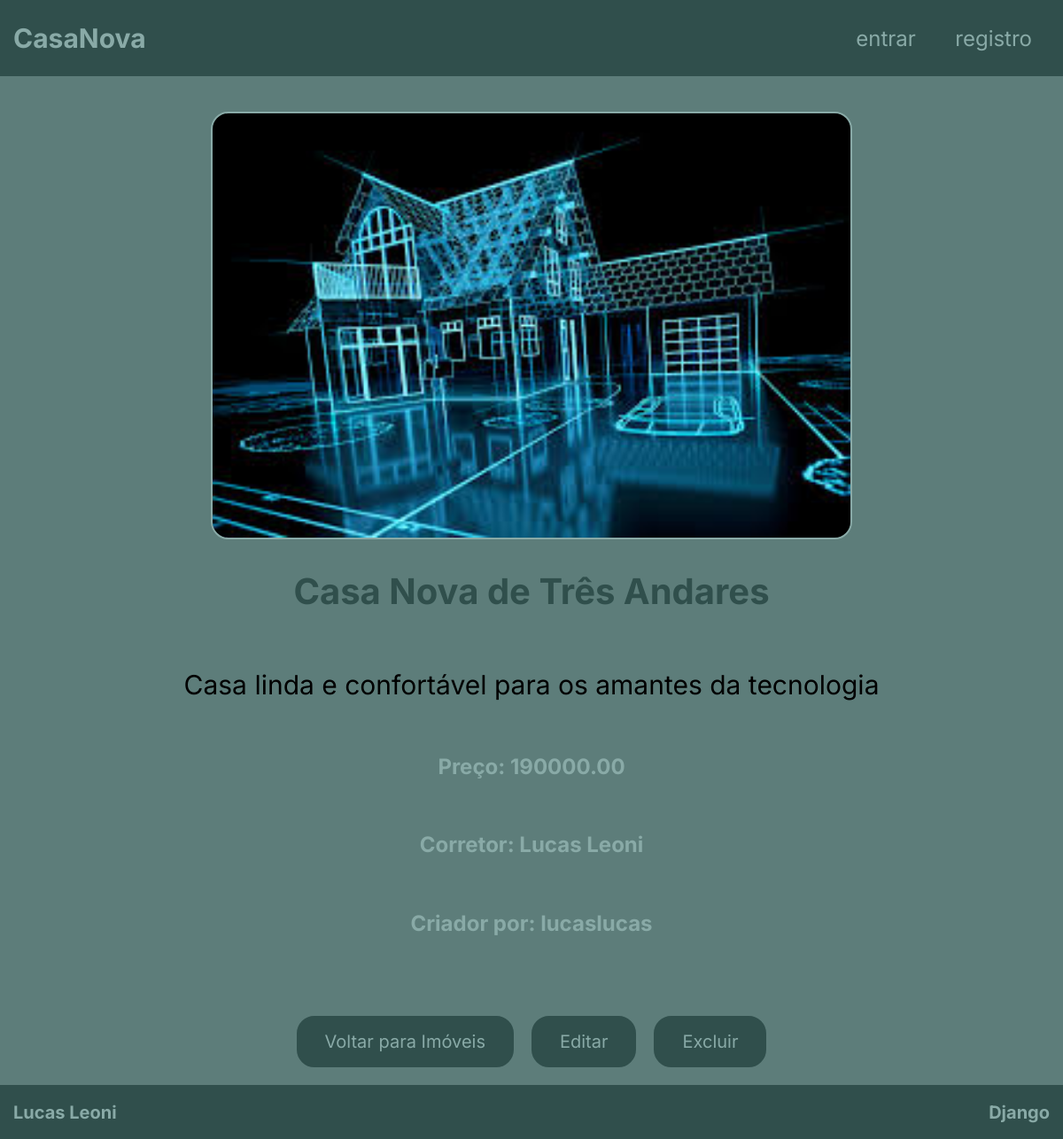
Page /imovel/6 on the earlier database version.
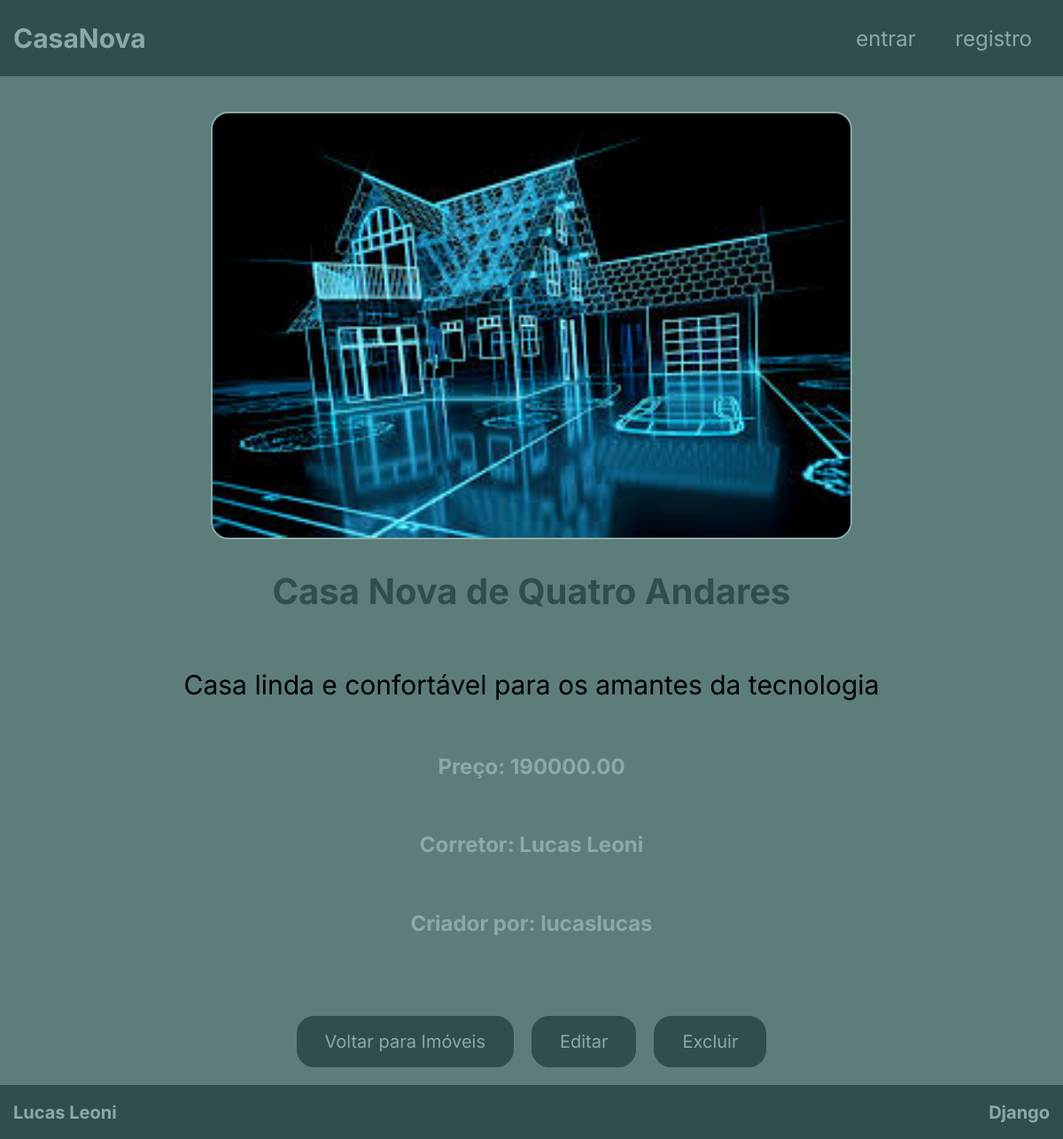
Same page on the later database version.
### imobiliaria/models.py (models this page shows, shortened)
class Imovel(models.Model):
    titulo = models.CharField(max_length=150)
    descricao = models.TextField()
    preco = models.DecimalField(max_digits=10, decimal_places=2)
    foto_principal = models.ImageField(upload_to='imobiliaria/media/')
    disponivel = models.BooleanField(default=True)
    corretor = models.ForeignKey(Corretor, on_delete=models.CASCADE)
    criado_por = models.ForeignKey(User, on_delete=models.SET_NULL, null=True)

class Corretor(models.Model):
    nome = models.CharField(max_length=150)
    creci = models.CharField(max_length=20, unique=True)
    telefone = models.CharField(max_length=15)
    def __str__(self):
        return self.nome

### imobiliaria/views.py (the view)
# urls.py: path('imovel/<int:pk>', ImovelDetail.as_view(), name="imovel-detail"),
class ImovelDetail(DetailView):
    model = Imovel
    template_name = 'pages/detail-imoveis.html'
    context_object_name = "imovel"

### imobiliaria/templates/pages/detail-imoveis.html
{% extends 'base/base.html' %}
{% block content %}
<section class="detail">
    <div class="detail-container">
        <div class="detail-image">
            <img src="{{ imovel.foto_principal.url }}">
        </div>
        <div class="detail-text">
            <h1>{{ imovel.titulo }}</h1>
            <p>{{ imovel.descricao }}</p>
            <h2>Preço: {{ imovel.preco }}</h2>
            <h2>Corretor: {{ imovel.corretor }}</h2>
            <h2>Criador por: {{ imovel.criado_por }}</h2>
        </div>
    </div>
    <div class="detail-button">
        <a href="{% url 'imobiliaria:imovel-list' %}" class="btn btn-primary">Voltar para Imóveis</a>
        <a href="{% url 'imobiliaria:imovel-update' imovel.id %}">Editar</a>
        <a href="{% url 'imobiliaria:imovel-delete' imovel.id %}">Excluir</a>
    </div>
</section>
{% endblock content %}

### imobiliaria/templates/base/base.html (shortened to what this page needs)
{% load static %}
<!DOCTYPE html>
<html lang="pt-BR">
<head>
    <link rel="stylesheet" href="{% static 'css/styles.css' %}">
</head>
<body>
    <header class="header">
        <div class="header-logo">
            <a href="{% url 'imobiliaria:imovel-list' %}" style="text-decoration: none;">
                <h1>CasaNova</h1>
            </a>
        </div>
        {% if user.is_authenticated %}
        <div class="header-link">
            <a href="{% url 'imobiliaria:imovel-list' %}#about">sobre</a>
            <a href="{% url 'imobiliaria:imovel-list' %}#imovel">imóveis</a>
            <a href="{% url 'imobiliaria:imovel-create' %}">cadastrar</a>
        </div>
        <form method="post" action="{% url 'logout' %}">
              {% csrf_token %}
              <button type="submit">sair</button>
        </form>
        {% else %}
        <div class="header-link">
            <a href="{% url 'login' %}">entrar</a>
            <a href="{% url 'imobiliaria:registro' %}">registro</a>
        </div>
        {% endif %}
    </header>
    {% block content %}
    {% endblock content %}
    <footer class="footer">
        <h1>Lucas Leoni</h1>
        <h1>Django</h1>
    </footer>
</body>
</html>

### imobiliaria/static/css/styles.css (style rules this page uses)
html { scroll-behavior: smooth; font-size: 62.5%; }
body { padding: 0; margin: 0; height: 100%; font-size: 1.6rem; font-family: 'Inter', sans-serif; box-sizing: border-box; }
:root { --c1: #304F4C; --c2: #5D7D7A; --c3: #89AAA7; --c4: #FFF; }
.header, .footer { background-color: var(--c1); display: flex; justify-content: space-between; align-items: center; padding: 0.5rem 1.5rem; }
.header-logo h1, .header-link a { color: var(--c3); text-decoration: none; }
.header-logo h1 { font-size: 3rem; }
.header-link a { font-size: 2.4rem; padding: 0 2rem; transition: all 0.2s ease-in-out; }
.footer h1 { color: var(--c3); font-size: 2rem; }
.detail { height: 100%; background-color: var(--c2); }
.detail-container { width: 90rem; margin: 0 auto; padding: 4rem; }
.detail-image { display: flex; justify-content: center; }
.detail img { max-width: 100%; width: 80%; border: 2px solid var(--c3); border-radius: 2rem; transition: all 0.3s ease-in-out; }
.detail-text { display: flex; flex-direction: column; align-items: center; }
.detail-text h1 { color: var(--c1); font-size: 4rem; transition: all 0.2s ease-in-out; }
.detail-text p { font-size: 3rem; text-align: center; }
.detail h2 { color: var(--c3); padding: 1rem; transition: all 0.2s ease-in-out; }
.detail-button { display: flex; justify-content: center; gap: 2rem; margin-top: 2rem; padding-bottom: 2rem; }
.detail-button a { padding: 1.5rem 3rem; font-size: 2rem; font-family: 'Inter', sans-serif; background-color: var(--c1); color: var(--c3); border-radius: 2rem; transition: all 0.2s ease-in-out; text-decoration: none; border: 2px solid var(--c1); }

Differences in the rows shown:
changed Imovel "Casa linda e confortável para os amantes da tecnologia": titulo "Casa Nova de Três Andares" → "Casa Nova de Quatro Andares"
